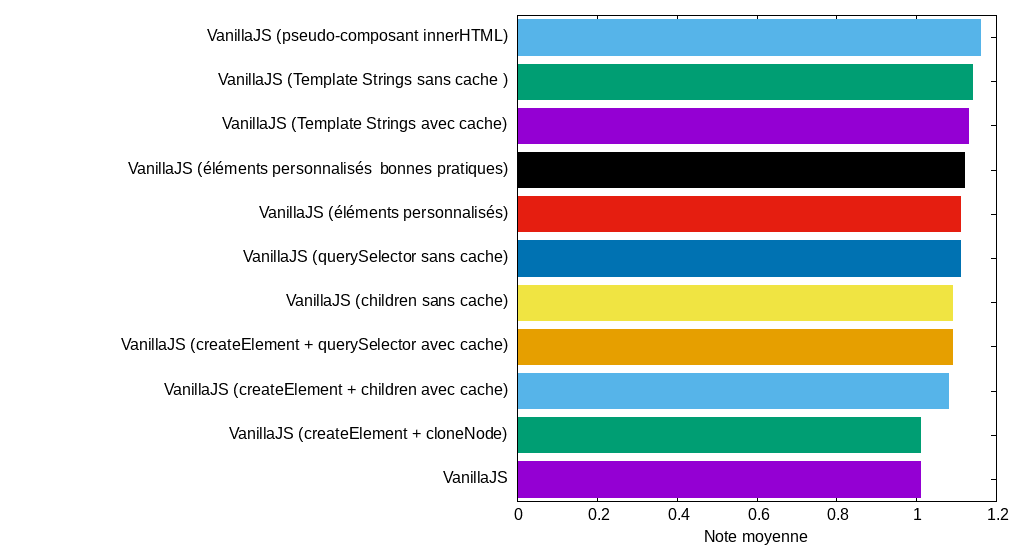

The gnuplot source for this figure:
set term png size 1024,550 font 'Liberation Sans,12'
set output "mean-vanilla.png"

set style fill solid
#set boxwidth 0.7
set yrange [0:*]
set xrange [0:1.2]
set xlabel "Note moyenne"
unset key
set datafile separator ","

myBoxWidth = 0.8
set offsets 0,0,0.5-myBoxWidth/2.,0.5

plot '<(egrep "^VanillaJS" data.csv | grep -v "DX")' using 0:0:(0):13:($0-myBoxWidth/2.):($0+myBoxWidth/2.):($0+1):ytic(1) with boxxyerror lc variable
